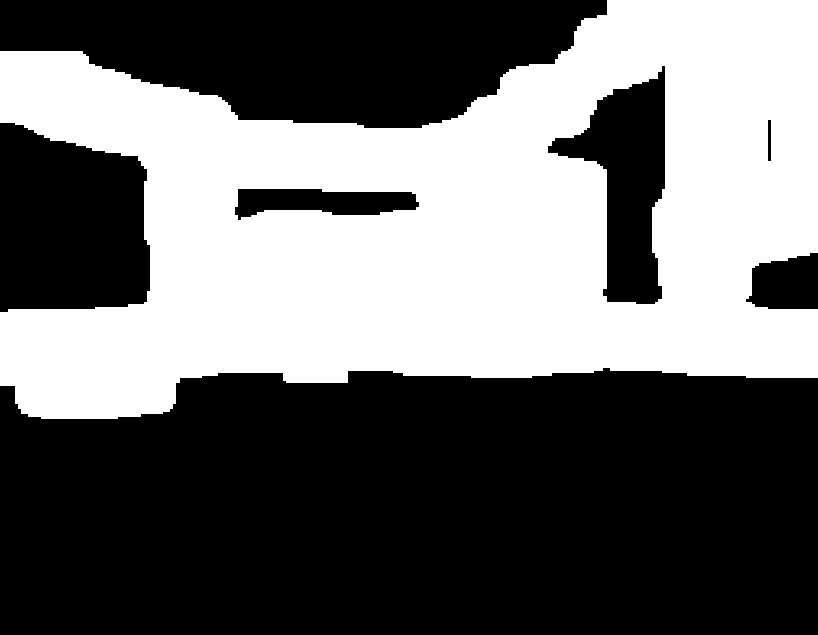
#> input picture RLP_Sim/controllers/Sphero/exemple.png, 818 x 635 px
$ python pathplanner.py
#> lines starting #> are read from the running program, lines starting #| are printed output that depends on the picture; after the words box and inside, x2 and y2 are one past the last pixel; in counts of white or black regions, pixels touching at a corner belong together; long printed decimals are rounded
from __future__ import annotations
from enum import Enum
import time
import cv2
import numpy as np
from scipy.special import expit


class State(Enum):
    FLEE = 0
    SEARCH_CAT = 1
    SPRINT = 2
    STABILIZE = 3


class StateMachine:
    # [15 lines left out: function __init__, not called in this run]

    def set_counter(self) -> None:
        self.counter = time.time()

    # [28 lines left out: functions update, next_state, not called in this run]


class Node:
    def __init__(self, value: int, point: list) -> None:
        self.value = value
        self.point = point
        self.parent = None
        self.H = 0
        self.G = 0

    def move_cost(self, other: Node) -> int:
        return other.value

    def __eq__(self, other) -> bool:
        if not isinstance(other, Node):
            return NotImplemented

        return self.point[0] == other.point[0] and self.point[1] == other.point[1]

    def __hash__(self):
        return hash((self.point[0], self.point[1]))

    def __str__(self) -> str:
        return f'Point: {self.point[0]}, {self.point[1]}\tValue: {self.value}\tCost: {self.G}'


class AStar:
    def neighbours(self, point: list, image: np.array) -> list:
        x, y = point.point
        return [Node(image[d[0], d[1]], d)
                for d in [(x-1, y), (x, y - 1), (x, y + 1), (x+1, y)]
                if (d[0] >= 0 and d[0] < image.shape[0]
                    and d[1] >= 0 and d[1] < image.shape[1]
                    and image[d[0], d[1]] < 2)
                ]

    def manhattan(self, point: list, point2: list) -> int:
        # + abs(point.point[1]-point2.point[1])
        return abs(point.point[0] - point2.point[0])

    def search(self, image: np.array) -> np.array:
        grid = np.zeros_like(image)
        contours, _ = cv2.findContours(
            image, cv2.RETR_TREE, cv2.CHAIN_APPROX_SIMPLE)

        for c in contours:
            M = cv2.moments(c)
            cX = int(M["m10"] / (M["m00"]+1))
            cY = int(M["m01"] / (M["m00"]+1))
            grid[cY, cX] = 1

        import scipy.ndimage.morphology as morph
        grid = morph.distance_transform_edt(1 - grid)
        grid = 1 - grid/np.max(grid)
        grid = grid * (1-(image/255)) + image/255
        grid = grid*2
        openset = set()
        closedset = set()
        current = Node(0, [grid.shape[0]-1, grid.shape[1] // 2])
        goal = Node(0, [0, grid.shape[1] // 2])
        openset.add(current)

        while openset:
            current = min(openset, key=lambda o: o.G + o.H)

            if current.point[0] == 0 and current.value < 2:
                path = []

                while current.parent:
                    path.append(current.point)
                    current = current.parent

                path.append(current.point)

                for point in path:
                    image[point[0], point[1]] = 128

                return image

            openset.remove(current)
            closedset.add(current)

            for node in self.neighbours(current, grid):
                if node in closedset:
                    continue

                if node in openset:
                    new_g = current.G + current.move_cost(node)

                    if node.G > new_g:
                        node.G = new_g
                        node.parent = current
                else:
                    node.G = current.G + current.move_cost(node)
                    node.H = self.manhattan(node, goal)
                    # Set the parent to our current item
                    node.parent = current
                    # Add it to the set
                    openset.add(node)
        # Throw an exception if there is no path
        raise ValueError('No Path Found')


class PathPlanner:
    # [27 lines left out: functions __init__, _init_options, not called in this run]

    def _search_cat(self, bounding_boxes: np.array, image: np.array) -> list:
        # TODO: (espero que no calgui l'estat sprint)
        return [0, 0]

    def _sprint(self) -> list:
        return [0, 0]

    # [34 lines left out: function _flee, not called in this run]

    def _stabilize(self) -> list:
        return [0,  0]

    # [16 lines left out: functions _next_state, next_direction, not called in this run]


if __name__ == "__main__":
    motion_image = cv2.cvtColor(cv2.imread("exemple.png"), cv2.COLOR_BGR2GRAY)
#> motion_image: shape (635, 818); 41.4% white; 1 white region
    horizon_vector = []
    left_limit_col = left_limit = 0
    right_limit_col = right_limit = 0

    for col in range(motion_image.shape[1]):
        max_row = np.argwhere(motion_image[:, col] > 0)

        if max_row.size:
            horizon_vector.append(max_row[-1, 0])
            right_limit = max_row[-1, 0]
            right_limit_col = col

            if left_limit == 0:
                left_limit_col = col
                left_limit = max_row[-1, 0]
        else:
            horizon_vector.append(0)
#> this loop made 818 passes
#> (right_limit, left_limit) on pass 1: (385, 385)
#> right_limit on passes 2 to 7: 385, 385, 385, 385, 385, 385
#> after the loop, horizon_vector = 818 values, max 418 at index 41, min 367 at index 603, mean 382.9; left_limit = 385; left_limit_col = 0

    horizon_average = np.mean(horizon_vector)
#> horizon_average = 382.9
    horizon_min = min(left_limit, right_limit)
#> horizon_min = 377
    print(left_limit, right_limit, horizon_average)
#| 385 377 382.863

    pts_src = np.array([
        [motion_image.shape[1], motion_image.shape[0]],
        [0, motion_image.shape[0]],
        [0, horizon_min],
        [motion_image.shape[1], horizon_min]
    ])
#> pts_src = [[818, 635], [0, 635], [0, 377], [818, 377]]
    pts_dst = np.array([
        [motion_image.shape[1], motion_image.shape[0]],
        [0, motion_image.shape[0]],
        [0, 0],
        [motion_image.shape[1], 0],
    ])
#> pts_dst = [[818, 635], [0, 635], [0, 0], [818, 0]]

    h, status = cv2.findHomography(pts_src, pts_dst)
#> h = [[1, 0, -4.92e-14], [0, 2.46, -927.9], [0, 0, 1]]; status = [1, 1, 1, 1]
    im_dst = cv2.warpPerspective(
        motion_image, h, (motion_image.shape[1], motion_image.shape[0]))
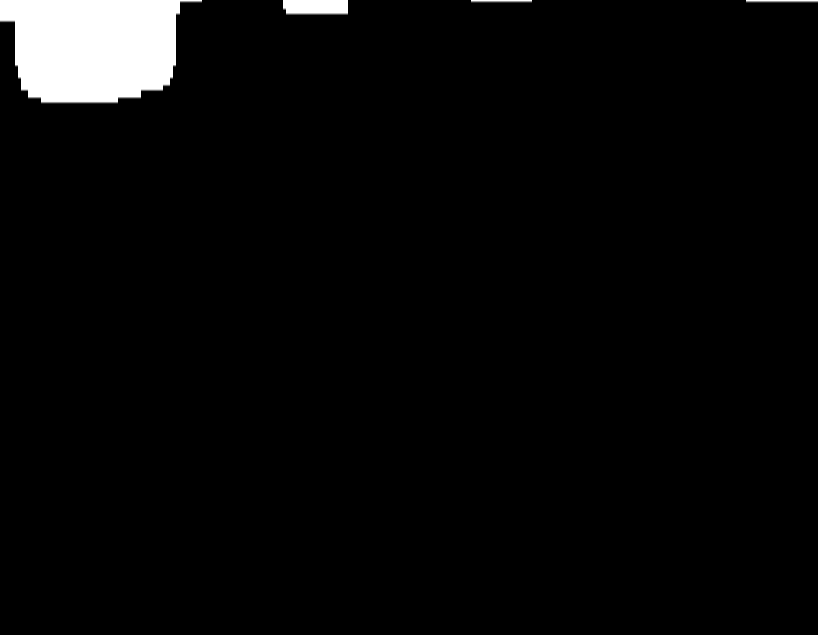
#> im_dst: shape (635, 818); min 0, max 255, mean 8.4
    im_dst = cv2.resize(im_dst, (32, 32))
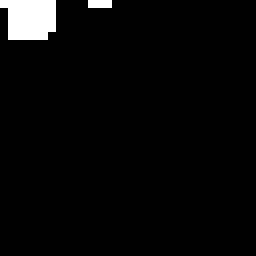
#> im_dst: shape (32, 32) (shown 8 times larger); min 0, max 255, mean 8.2
    astar = AStar()

    cv2.imshow("Sí homo(grafia)", cv2.resize(astar.search(im_dst), (512, 512)))
#> in search, `contours, _ = cv2.findContours( image, cv2.RETR_TREE, cv2.CHAIN_APPROX..`: contours = 2 contours, 1 with area under 20; largest, box (x1, y1, x2, y2) and area: (0, 0, 7, 5) 20
#> the loop in search, `for c in contours:` made 2 passes
#> (c, cX, cY) on pass 1: ([[11, 0], [13, 0]], 0, 0)
#> (cX, cY) on pass 2: (3, 1)
#> after the loop in search, `for c in contours:`:
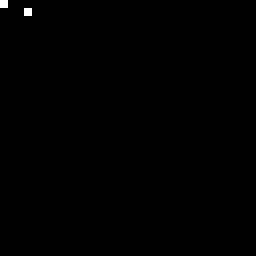
#> grid: shape (32, 32) (shown 8 times larger); values 0 (black) and 1 (white), 0.2% white in thin lines or dots, all inside (x1, y1, x2, y2) = (0, 0, 4, 2)
#> in search, `grid = morph.distance_transform_edt(1 - grid)`:
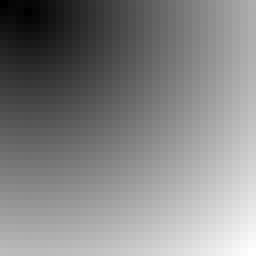
#> grid: shape (32, 32) float64 (shown 8 times larger); min 0, max 41.04, mean 21.4; drawn with min black and max white
#> in search, `grid = 1 - grid/np.max(grid)`:
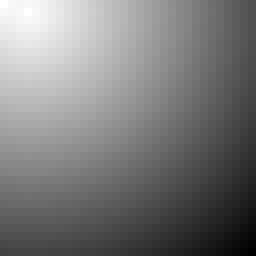
#> grid: shape (32, 32) float64 (shown 8 times larger); min 0, max 1, mean 0.479
#> after the loop in search, `while openset:`:
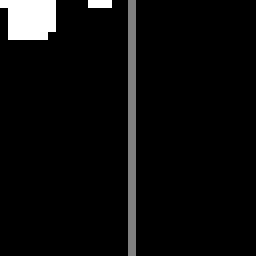
#> image: shape (32, 32) (shown 8 times larger); 3.12% of pixels changed, all inside (x1, y1, x2, y2) = (16, 0, 17, 32)
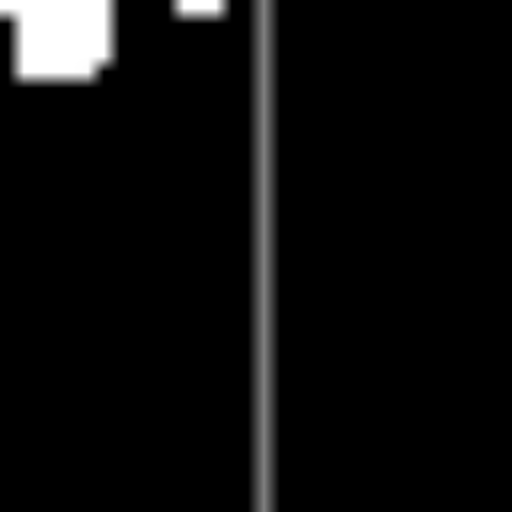
#> window 'Sí homo(grafia)': shape (512, 512); min 0, max 255, mean 12.2
    cv2.waitKey(0)
